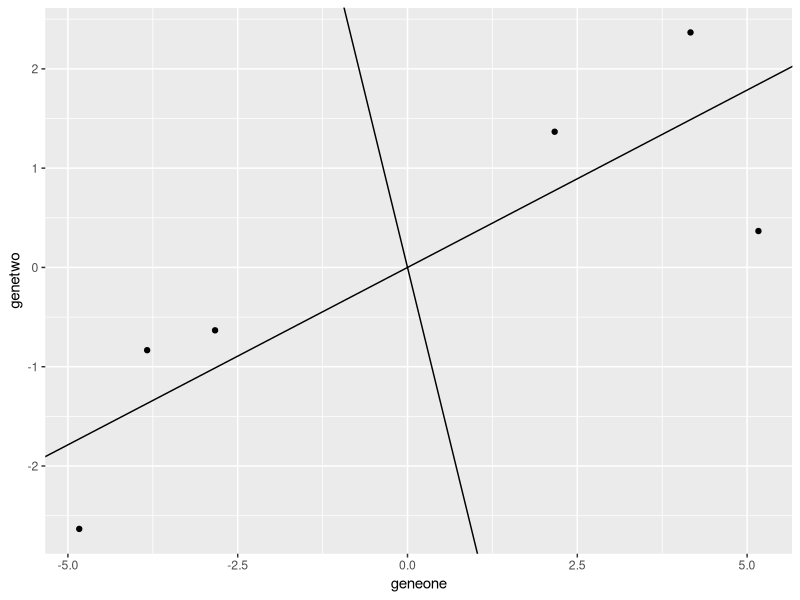

The R script that drew this image:
library(tidyverse)
library(ggplot2)

data <- data.frame(
  geneone= c(10,11,8,3,2,1),
  genetwo= c(6,4,5,3,2.8,1)
)

n <- length(data$geneone)

mean_vector <- t(as.data.frame(colSums(data)/n))

rownames(mean_vector) <- c("Mean")

data_min_mean <- as.matrix(sweep(data, 2, mean_vector))

data_min_mean

cov_matrix <- t(data_min_mean) %*% data_min_mean

eigenvecs_and_vals <- eigen(cov_matrix)

eigvec_PC1 <- eigenvecs_and_vals$vectors[,1]

eigvec_PC2 <- eigenvecs_and_vals$vectors[,2]

linegrad_PC1 <- eigvec_PC1[2]/eigvec_PC1[1]

linegrad_PC2 <- eigvec_PC2[2]/eigvec_PC2[1]


ggplot(as.data.frame(data_min_mean),aes(x=geneone,y=genetwo))+
  geom_point()+
  geom_abline(slope=linegrad_PC1,intercept=0)+
  geom_abline(slope=linegrad_PC2,intercept=0)


prcomp(data)






